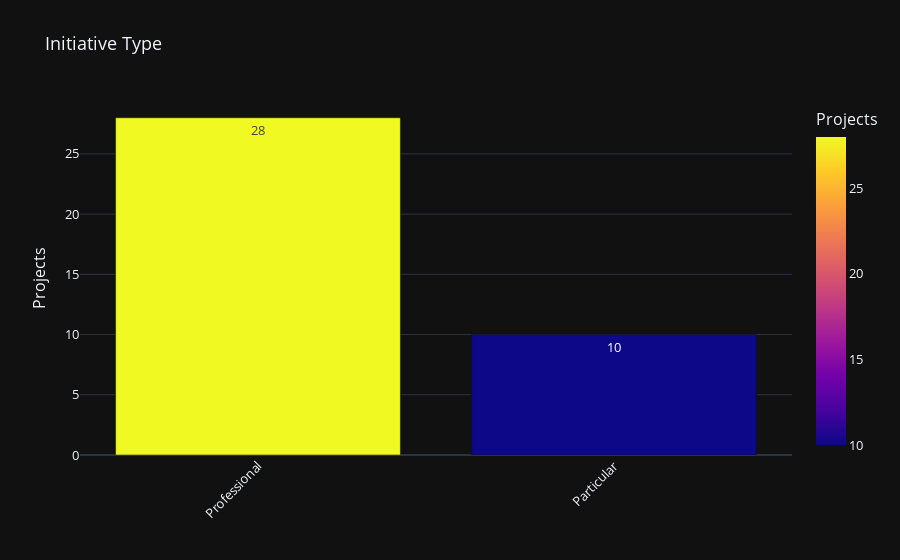

Source (notebook cell):
### Markdown cell above
I am a person with a lot of initiative and creativity. 

If something does not exist to be able to solve a problem or improve a process, then I create it.

### Code cell
# agrupamos por TypeOfJob
df_by_position = projects.groupby(by="TypeOfJob").count().reset_index().sort_values(by="ProjectName", ascending=False).reset_index(drop=True)

#creamos el gráfico de barras y lo mostramos
fig4 = px.bar(df_by_position[:20],
              x="TypeOfJob", y="ProjectName", 
              labels={"ProjectName":"Projects", "TypeOfJob":""},
              template="plotly_dark", 
              text='ProjectName',
              hover_data=["TypeOfJob", "ProjectName"], color="ProjectName",title="Initiative Type")

fig4.update_layout(xaxis_tickangle=-45, 
                  yaxis={'visible': True, 'showticklabels': True, 'showgrid': True},
                  font=dict(size=13),
                 )
fig4.show()

### Figure 1 — Plotly figure (JSON) as saved in the notebook; plotly's stock layout.template omitted (floating-point values rounded to 4 significant figures)
{"data": [{"alignmentgroup": "True", "hovertemplate": "=%{x}<br>Projects=%{marker.color}<extra></extra>", "legendgroup": "", "marker": {"color": [28, 10], "coloraxis": "coloraxis", "pattern": {"shape": ""}}, "name": "", "offsetgroup": "", "orientation": "v", "showlegend": false, "text": [28, 10], "textposition": "auto", "type": "bar", "x": ["Professional", "Particular"], "xaxis": "x", "y": [28, 10], "yaxis": "y"}], "layout": {"barmode": "relative", "coloraxis": {"colorbar": {"title": {"text": "Projects"}}, "colorscale": [[0, "#0d0887"], [0.1111, "#46039f"], [0.2222, "#7201a8"], [0.3333, "#9c179e"], [0.4444, "#bd3786"], [0.5556, "#d8576b"], [0.6667, "#ed7953"], [0.7778, "#fb9f3a"], [0.8889, "#fdca26"], [1, "#f0f921"]]}, "font": {"size": 13}, "legend": {"tracegroupgap": 0}, "title": {"text": "Initiative Type"}, "xaxis": {"anchor": "y", "domain": [0, 1], "tickangle": -45, "title": {"text": ""}}, "yaxis": {"anchor": "x", "domain": [0, 1], "showgrid": true, "showticklabels": true, "title": {"text": "Projects"}, "visible": true}}}
